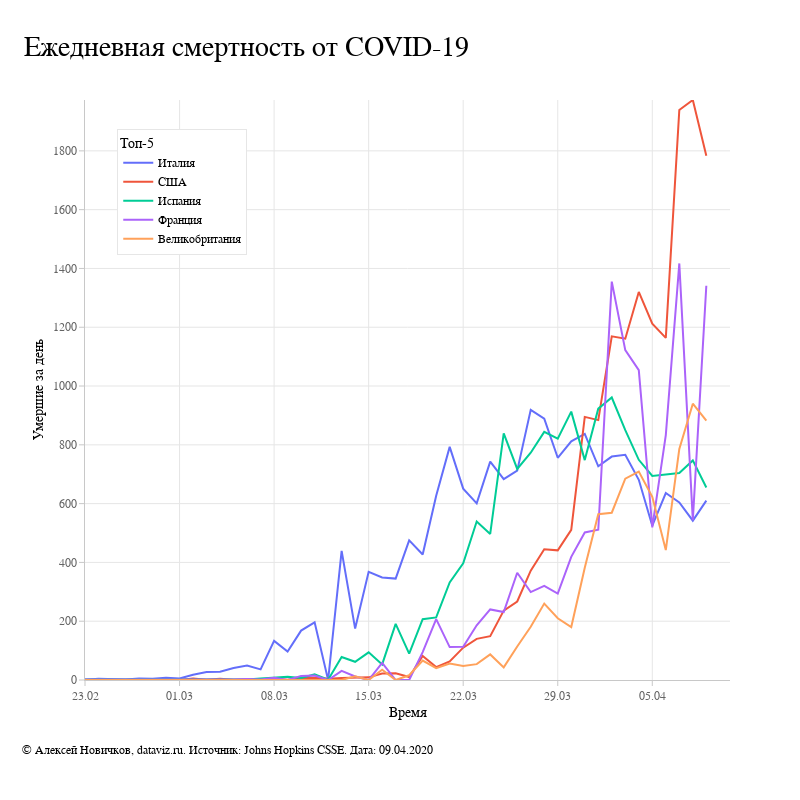

The notebook cell this image was saved under:
### Code cell
fig = px.line(world, world.index, world['Deaths'], color=world['Топ-5'], range_x=['2020-02-23',datetime.datetime.now()],
              )

fig.update_layout(
    template = 'plotly_white',
    font = {'family': 'Navigo',
            'color': 'rgb(0,0,0)',
            'size': 12
           },
    width=800, height=800,
    title={
    'text': "Ежедневная смертность от COVID-19",        
    'y':.955,        
    'x':.03,        
    'font':{
            'family': 'Navigo',
            'size': 28,
            'color': 'rgb(0,0,0)'},
        'xanchor': 'left',
        'yanchor': 'top'},
    yaxis=dict(
        autorange=False,
        range=[0, world['Deaths'].max()],
        type='linear'),
    
    xaxis_title="Время",
    yaxis_title="Умершие за день",
    xaxis_tickformat = '%d.%m',
    
    margin=dict(
        b=120,
        l=85,
        t=100,
        r=70
    ),
    paper_bgcolor = 'white',
    legend=dict(
        x=.05,
        y=.95,
        traceorder="normal",
        font=dict(
            size=12,
            color="black"
        ),
        bgcolor="white",
        bordercolor="rgba(230,230,230,1)",
        borderwidth=1
    ),
    annotations=[dict(
            showarrow=False,
            x='2020-02-23',
            y=0,
            text="© Алексей Новичков, dataviz.ru. Источник: Johns Hopkins CSSE. Дата: " + last_time,
            xanchor="left",
            xshift=-65,
            yshift=-70,        
            )]
)

fig.update_xaxes(
    tickfont=dict(color='rgba(100,100,100,1)', 
                  size=12,
                 ),
    ticks="outside",
    tickcolor='rgba(200,200,200,1)',
    showline=True, 
    linewidth=1, 
    linecolor='rgba(200,200,200,1)',
    showgrid=True,
    title_standoff = 5,
    gridcolor='rgba(230,230,230,1)',
)

fig.update_yaxes(
    tickfont=dict(color='rgba(100,100,100,1)', 
                  size=12),    
    ticks="outside",
    tickcolor= 'rgba(200,200,200,1)',    
    showline=True, 
    linewidth=1, 
    linecolor='rgba(200,200,200,1)',
    showgrid=True,
    title_standoff = 5,
    gridcolor='rgba(230,230,230,1)'
)

fig.show()
